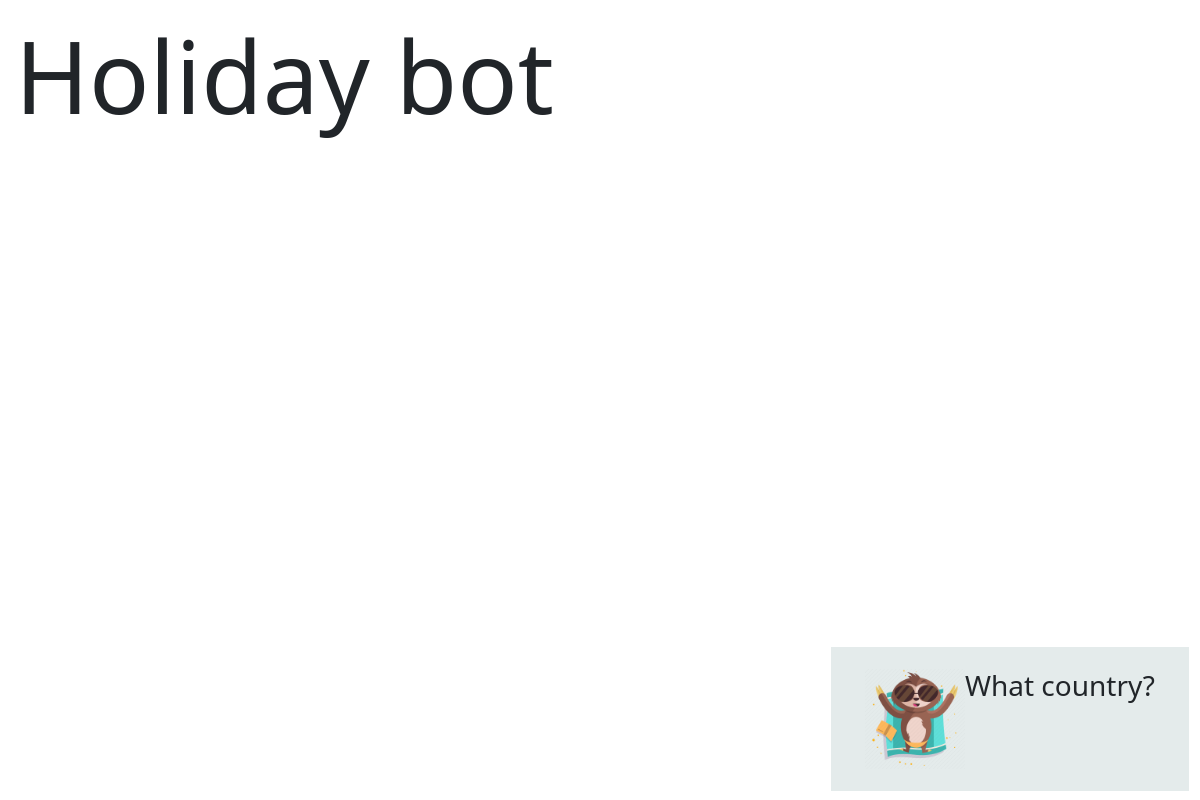
Before: /asia/ with the older database file.
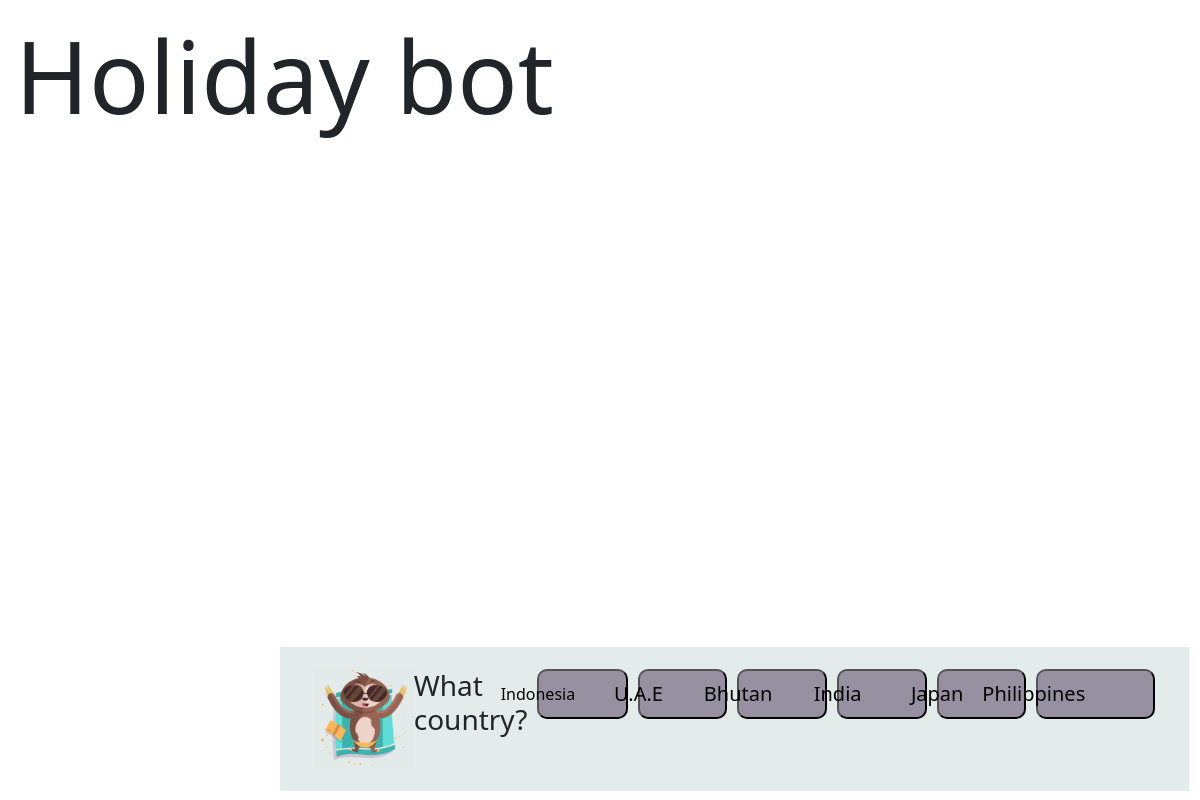
After: the same page with the newer database file.
### holidays/models.py (models this page shows)
class Countries(models.Model):
    continents = models.ForeignKey(Continents, on_delete=models.CASCADE)
    countries = models.CharField(max_length =100)
    def __str__(self):
        return self.countries

### holidays/views.py (the view)
# urls.py: path('asia/', views.asia, name="asia"),
def asia(request):
    holiday = {"countries": get_countries_by_continent('Asia')}
    return render(request, 'asia.html', holiday)

### holidays/views.py (called while the page is built)
def get_countries_by_continent(continent):
    return Countries.objects.filter(continents__continents=continent)

### holidays/templates/asia.html (shortened to what this page needs)
{% extends 'base.html' %}
{% load static %}
{% block CSS %}
<link rel="stylesheet" href="{% static 'main.css' %}">
{% endblock %}
{% block content %}
<div class="bot" id="bot">
    <div class="container" id="container">
        <img id="bot-image" class="bot-image" src="{% static 'monkey.png' %}">
        <h3>What country?</h3>
{% for country in countries %}
<button mat-button-update mat-raised-button color="primary" class="login" id="btn2" >{{ country }}
    <div class="div_icons"> <a id='link' href="{% url 'type_hol' country %}"></div>
</button>
{% endfor %}
    </div>
</div>
{% endblock %}

Changed rows visible on the page:
now on this page (row edited): Countries: countries "Indonesia"
now on this page (row edited): Countries: countries "U.A.E"
now on this page (row edited): Countries: countries "Bhutan"
now on this page (row edited): Countries: countries "India"
now on this page (row edited): Countries: countries "Japan"
now on this page (row edited): Countries: countries "Philippines"
